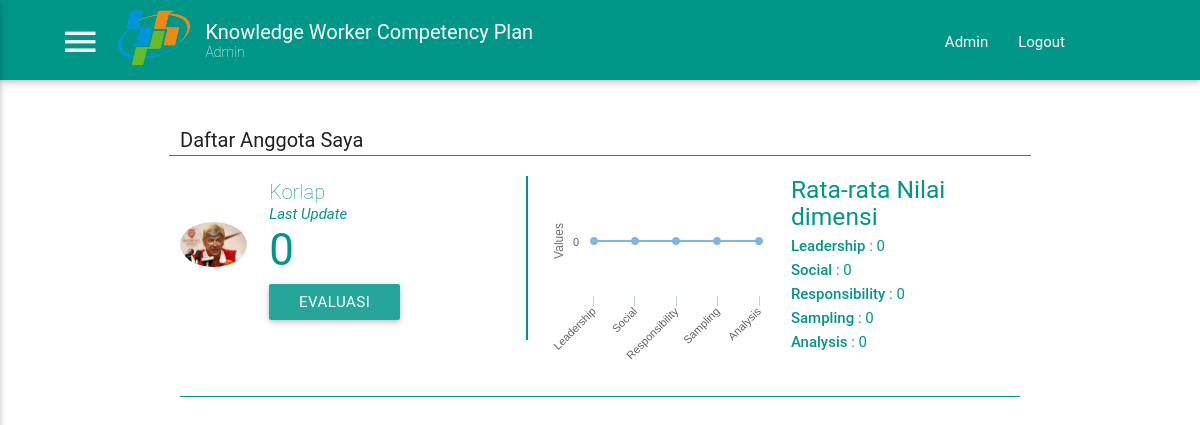
Screenshot of /evaluasi.php (signed in) with the database file from the repository.
### tables this page shows
CREATE TABLE `user` (
  `id` int(11) NOT NULL AUTO_INCREMENT,
  `nip` text NOT NULL,
  `nama` text NOT NULL,
  `idjabatan` int(11) NOT NULL,
  `idbos` int(11) NOT NULL,
  `iduserbos` int(11) NOT NULL,
  `timecreate` timestamp NOT NULL DEFAULT CURRENT_TIMESTAMP,
  `email` varchar(50) NOT NULL,
  `password` varchar(20) NOT NULL,
  `image` varchar(50) NOT NULL DEFAULT 'default.png',
  PRIMARY KEY (`id`)
);

CREATE TABLE `jabatan` (
  `id` int(11) NOT NULL AUTO_INCREMENT,
  `label` text NOT NULL,
  `idjabatanbos` int(11) DEFAULT NULL,
  PRIMARY KEY (`id`)
);

### evaluasi.php (the view, shortened to what this page needs)
<!DOCTYPE html>
<html>
  <head>
    <link type="text/css" rel="stylesheet" href="assets/css/materialize.css"  media="screen,projection"/>
    <link type="text/css" rel="stylesheet" href="assets/css/custom.css"  media="screen,projection"/>
    <link rel="stylesheet" type="text/css" href="assets/css/material-icon/css/material-design-iconic-font.css">
  </head>
  <body>
    <?php include "view/essential.php";?>
    <div id="content" class="container">
      <div class="row content-title">
        <div class="col s12 m6" style="margin-top:25px">
          <span>Daftar Anggota Saya</span>
        </div>
      </div>
      <?php
        include_once './controller/connection.php';
        $myIdUser = $_SESSION['iduser'];
        $stmt = $conn->query("SELECT u.id, u.nama, u.image, j.label as jabatan, (SELECT timestamp FROM nilai WHERE iduser = u.id ORDER BY timestamp DESC LIMIT 1) as lastupdate FROM user u, jabatan j WHERE j.id = u.idjabatan AND u.iduserbos = $myIdUser ORDER BY u.id");
        $resultUser = $stmt->fetchAll();
        foreach ($resultUser as $key => $user) {
          $namaUser = $user['nama'];
          $jabatanUser = $user['jabatan'];
          $lastupdate = $user['lastupdate'];
          $userId = $user['id'];
          $ratingUser = getRating($userId, $conn);
          $imageuser = $user['image'];
          $star = getStar($ratingUser);
          $detailnilai = getDetailChart($userId, $conn);
          echo '
          <div class="row detail-anggota">
            <div class="col s12 m5 detail-identity" >
              <div class="row valign-wrapper">
                <div class="col s3">
                  <img src="assets/images/profile/'.$imageuser.'" alt="" class="circle responsive-img">
                </div>
                <div class="col s9">
                  <h5 class="nama" >'.$namaUser.'</h5>
                  <h6 class="jabatan" >'.$jabatanUser.'</h6>
                  <span class="info" >Last Update '.$lastupdate.'</span>
                  <h3 class="nilai">'.$ratingUser.'</h3>'.$star.'<br>
                  <a class="modal-trigger waves-effect waves-light btn modal-evaluasi" iduser="'.$userId.'" namauser="'.$namaUser.'" href="#modal-evaluasi" style="margin-top:10px">Evaluasi</a>
                </div>
              </div>
            </div>
            <div class="col s12 m7">
              <div class="row valign-wrapper">
                <div class="col s6 spider-chart" id="chart'.$userId.'">
                </div>
                <div class="col s6" style="color:#009688">
                  <h5 style="margin-bottom:0px; margin-top:-20px">Rata-rata Nilai dimensi</h5>
                  '.$detailnilai.'
                </div>
              </div>
            </div>
          </div>
          <div class="divider-horizontal"></div>
          ';
        }
        function getStar($value){
          $valueOri = round($value);
          $valueBulat = floor($value);
          $return = "";
          for($i=0;$i<5;$i++){
            if($i<$valueBulat){
              $return .= '<i class="star zmdi zmdi-star"></i>';
            }elseif ($i<$valueOri) {
              $return .= '<i class="star zmdi zmdi-star-half"></i>';
            }else{
              $return .= '<i class="star zmdi zmdi-star-outline"></i>';
            }
          }
          return $return;
        }
        function getRating($iduser, $conn){
          $stmt = $conn->query("SELECT id FROM dimensi");
          $result = $stmt->fetchAll();
          $jumlahdimensi = count($result);
          $totalnilai = 0;
          foreach ($result as $key => $dimensi) {
            $iddimensi = $dimensi['id'];
            $stmt = $conn->query("SELECT (SUM(nilai)/COUNT(nilai)) as nilaiperdimensi FROM nilai WHERE iddimensi = $iddimensi AND iduser = $iduser");
            $result = $stmt->fetchAll();
            $totalnilai += $result[0]['nilaiperdimensi'];
          }
          $rating = $totalnilai / $jumlahdimensi;
          $rating =($rating / 100)*5;
          return round($rating, 1);
        }
        function getDetailChart($iduser, $conn){
          $stmt = $conn->query("SELECT id, labeldimensi FROM dimensi");
          $result = $stmt->fetchAll();
          $detailnilai = array();
          foreach ($result as $key => $dimensi) {
            $iddimensi = $dimensi['id'];
            $kodedimensi = $dimensi['labeldimensi'];
            $stmt = $conn->query("SELECT (SUM(nilai)/COUNT(nilai)) as nilaiperdimensi FROM nilai WHERE iddimensi = $iddimensi AND iduser = $iduser");
            $result = $stmt->fetchAll();
            $detailnilai[$kodedimensi]= $result[0]['nilaiperdimensi'];
          }
          $return = "";
          foreach ($detailnilai as $key => $value) {
            $value = round($value, 2);
            $return .= "<h6><strong> $key </strong> : $value</h6>";
          }
          return $return;
        }
      ?>
    </div>
  </body>
</html>

### view/essential.php (shortened to what this page needs)
<?php
	include "controller/DBConnect.php";
	$sql = 'SELECT * FROM user WHERE nip = "'.$_SESSION['nip'].'";';
	$retval = mysqli_query($conn, $sql);
	$row = mysqli_fetch_array($retval, MYSQLI_ASSOC);
	$status = "";
	if ($row['idjabatan'] > 1) {
		$status = "User";
		$msg = '<ul id="slide-out" class="side-nav">
					<li>
						<div class="userView">
							<img class="background" src="assets/images/office.jpg"/>
							<a href="#!user"><img class="circle" src="assets/images/profile/'.$row['image'].'"></a>
							<a href="#!name"><span class="white-text name">'.$row['nama'].'</span></a>
							<a href="#!email"><span class="white-text email">'.$row['email'].'</span></a>
						</div>
					</li>
					<li>
						<a class="subheader">Main Menu</a>
					</li>
					<li><a href="profile.php"><i class="material-icons">perm_identity</i>Profile</a></li>
					<li><div class="divider"></div></li>
					<li><a href="tesmenejemen.php"><i class="material-icons">assignment</i>Kerjakan Soal</a></li>
					<li><div class="divider"></div></li>
					<li><a href="evaluasi.php"><i class="material-icons">assignment_ind</i>Evaluasi Anggota</a></li>
					<li><div class="divider"></div></li>
					<li><a class="subheader">Addition Menu</a></li>
					<li><a href="help.php"><i class="material-icons">live_help</i>Help</a></li>
				</ul>';
	}
	else {
		$status = "Admin";
		$msg = '<ul id="slide-out" class="side-nav">
					<li>
						<div class="userView">
							<img class="background" src="assets/images/office.jpg"/>
							<a href="#!user"><img class="circle" src="assets/images/profile/'.$row['image'].'"></a>
							<a href="#!name"><span class="white-text name">'.$row['nama'].'</span></a>
							<a href="#!email"><span class="white-text email">'.$row['email'].'</span></a>
						</div>
					</li>
					<li>
						<a class="subheader">Main Menu</a>
					</li>
					<li><a href="monitor.php"><i class="material-icons">airplay</i>Monitoring</a></li>
					<li><div class="divider"></div></li>
					<li><a href="daftar-dimensi.php"><i class="material-icons">mode_edit</i>Dimensi Editor</a></li>
					<li><div class="divider"></div></li>
					<li>
						<ul class="collapsible collapsible-according" style="padding-left:15px">
							<li>
								<a class="collapsible collapsible-header"><i class="material-icons">playlist_add</i>Test Managemet</a>
								<div class="collapsible-body">
									<ul style="padding-left:40px">
										<li><a href="buatsoal.php">Buat Tes</a></li>
										<li><a href="monitoring_tes.php">Monitoring Tes</a></li>
										<li><a href="monitoring_nilai.php">Monitoring Nilai</a></li>
									</ul>
								</div>
							</li>
						</ul>
					</li>
					<li><div class="divider"></div></li>
					<li>
						<ul class="collapsible collapsible-according" style="padding-left:15px">
							<li>
								<a class="collapsible collapsible-header"><i class="material-icons">perm_identity</i>User Managemet</a>
								<div class="collapsible-body">
									<ul style="padding-left:40px">
										<li><a href="daftar-user.php">Daftar User</a></li>
										<li><a href="jabatan-management.php">Jabatan Management</a></li>
										<li><a href="register-user.php">Register User</a></li>
									</ul>
								</div>
							</li>
						</ul>
					</li>
					<li><div class="divider"></div></li>
					<li><a class="subheader">Addition Menu</a></li>
					<li><a href="help.php"><i class="material-icons">live_help</i>Help</a></li>
				</ul>';
	}
	echo '<nav class="teal">
			<div class="nav-wrapper head-container">
				<a href="#" class="brand-logo">
					<a href="#" data-activates="slide-out" class="button-collapse show-on-large"><i class="material-icons">menu</i></a>
					<a href="/"><img id="logo-main" src="assets/images/logo-bps.png"></a>
					<a id="title" >Knowledge Worker Competency Plan</a>
					<a id="sub-title">'.$status.'</a>
				</a>
				<ul id="nav-mobile" class="right hide-on-med-and-down">
					<li><a href="profile.php">'.$row['nama'].'</a></li>
					<li><a href="controller/logout.php">Logout</a></li>
				</ul>
			</div>
		</nav>'.$msg;
?>

### assets/css/custom.css (style rules this page uses)
@media only screen and (min-width: 993px) { .head-container { width: 85%; margin-right: 10%; margin-left: 5%; } }
nav { height: 80px; padding-top: 10px; }
#logo-main, .brand-logo { max-height: 75px; margin-left: 15px; max-width: 75px; margin-right: 15px; }
#title { font-size: 20px; position: absolute; margin-top: -10px; }
#sub-title { font-size: 14px; position: absolute; top: 10px; font-weight: 200; }
.detail-anggota { margin-bottom: 0px; display: block; }
#spider_chart, .spider-chart { height: 200px; padding: 20px; }
.content-title { margin-top: 20px; border-bottom: solid #009688 1px; }
.content-title > div > span { font-size: 20px; }
.jabatan { color:#009688;font-weight:200; margin-top:0px; margin-bottom:0px; font-size: 20px; }
.info { color:#009688; font-style:italic; display: block; }
.nilai { color:#009688; padding-right: 10px; display: inline; }
.star { display: inline; margin-top: 10px; color: #009688; font-size: 15px; }
.detail-identity { border-right: solid #009688 2px; min-height: 40px; padding: 0px 10px 0px 0px; }
.divider-horizontal { background-color:#009688; height: 1px; margin-bottom: 20px }

### rows the page displays
user: idjabatan "Admin", nama "Admin"
user: image (picture), idjabatan.label "Korlap", ratingUser "0", key "Leadership", value "0", key "Social", key "Responsibility", key "Sampling", key "Analysis"
